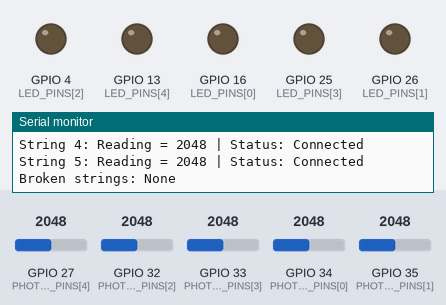
Recording of a sketch running on a simulated ESP32. Shown: output pins drawn as LEDs (lit = HIGH), the last lines printed to the serial monitor. The inputs (shaded band) are chosen by the test bench; at power-on: GPIO 27 (PHOTODIODE_PINS[4]) = 2048, GPIO 32 (PHOTODIODE_PINS[2]) = 2048, GPIO 33 (PHOTODIODE_PINS[3]) = 2048, GPIO 34 (PHOTODIODE_PINS[0]) = 2048, GPIO 35 (PHOTODIODE_PINS[1]) = 2048.

Above: at 1.2 s.
1.3 s: GPIO 27 (PHOTODIODE_PINS[4]) set to 544
2.8 s: GPIO 27 (PHOTODIODE_PINS[4]) set to 456
At 3.9 s:
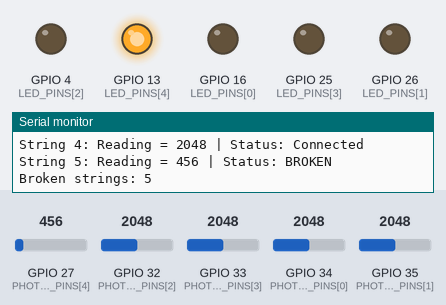
4.3 s: GPIO 32 (PHOTODIODE_PINS[2]) set to 549
5.8 s: GPIO 32 (PHOTODIODE_PINS[2]) set to 460
At 6.2 s:
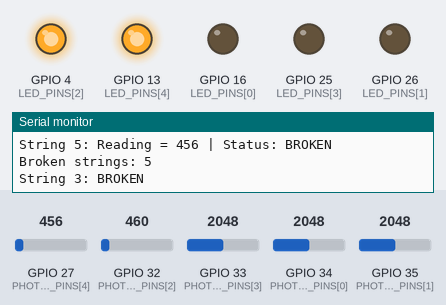
7.3 s: GPIO 33 (PHOTODIODE_PINS[3]) set to 536
8.8 s: GPIO 33 (PHOTODIODE_PINS[3]) set to 460
At 9.7 s:
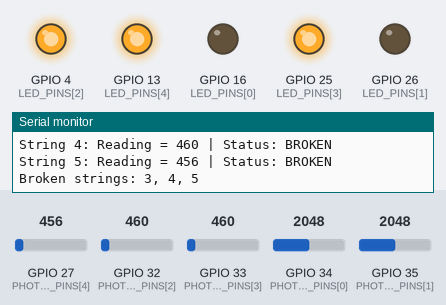
Timing chart, 0 to 11.3 s (numbered marks = the images above; inputs shaded):
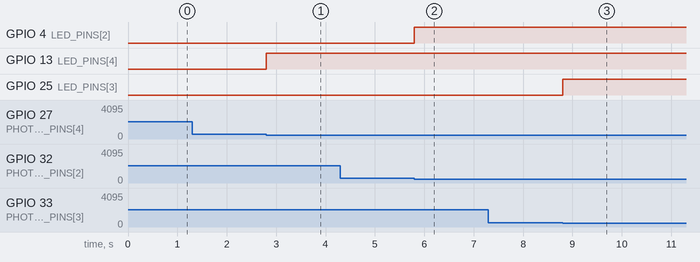

Measured:
- the behaviour switches between 512 and 511 on GPIO 27 (PHOTODIODE_PINS[4]) (found by bisection; images 0 and 1)
- the behaviour switches between 512 and 511 on GPIO 32 (PHOTODIODE_PINS[2]) (found by bisection; images 1 and 2)
- the behaviour switches between 512 and 511 on GPIO 33 (PHOTODIODE_PINS[3]) (found by bisection; images 2 and 3)
- after the input at 2.8 s, GPIO 13 (LED_PINS[4]): LOW → HIGH at once
- after the input at 5.8 s, GPIO 4 (LED_PINS[2]): LOW → HIGH at once
- after the input at 8.8 s, GPIO 25 (LED_PINS[3]): LOW → HIGH at once

The sketch:

Detection_Time_Test.ino
```cpp
const int PHOTODIODE_PINS[5] = {34, 35, 32, 33, 27}; // Photodiode input pins
const int LED_PINS[5] = {16, 26, 4, 25, 13};           // LED output pins
const int NUM_SENSORS = 5;

// Threshold value to determine if laser is broken
const int THRESHOLD = 512; // Adjust based on your readings

// Variables for timing detection
unsigned long detectionTimes[NUM_SENSORS];
bool previousStates[NUM_SENSORS];
bool timingTest = false; // Set to true to enable timing measurements

// Performance monitoring
unsigned long loopStartTime;
unsigned long maxLoopTime = 0;
unsigned long totalLoops = 0;
unsigned long loopTimeSum = 0;

void setup() {
  Serial.begin(115200);

  // Configure LED pins as outputs
  for (int i = 0; i < NUM_SENSORS; i++) {
    pinMode(LED_PINS[i], OUTPUT);
    digitalWrite(LED_PINS[i], LOW);
    previousStates[i] = false;
    detectionTimes[i] = 0;
  }

  Serial.println("Laser Break Detection System with Timing Test");
  Serial.println("Commands:");
  Serial.println("  't' - Toggle timing test mode");
  Serial.println("  'r' - Reset timing statistics");
  Serial.println("  's' - Show performance stats");
  Serial.println("=====================================");
}

void loop() {
  loopStartTime = micros(); // Start timing the loop

  // Check for serial commands
  if (Serial.available()) {
    char command = Serial.read();
    handleSerialCommand(command);
  }

  // Main detection loop
  for (int i = 0; i < NUM_SENSORS; i++) {
    unsigned long readingStartTime = micros();
    int photodiodeValue = analogRead(PHOTODIODE_PINS[i]);
    unsigned long readingTime = micros() - readingStartTime;

    bool laserBroken = photodiodeValue < THRESHOLD;

    // Detect state change and measure timing
    if (laserBroken != previousStates[i]) {
      unsigned long detectionTime = micros();
      detectionTimes[i] = detectionTime;
      previousStates[i] = laserBroken;

      // Control LED
      digitalWrite(LED_PINS[i], laserBroken ? HIGH : LOW);

      // Print timing information
      if (timingTest) {
        Serial.print(">>> TIMING: String ");
        Serial.print(i + 1);
        if (laserBroken) {
          Serial.println(" BROKEN detected!");
        } else {
          Serial.println(" RESTORED detected!");
        }
        Serial.print("    Detection timestamp: ");
        Serial.print(detectionTime);
        Serial.println(" microseconds");
        Serial.print("    ADC read time: ");
        Serial.print(readingTime);
        Serial.println(" microseconds");
        Serial.println();
      } else {
        Serial.print("String ");
        Serial.print(i + 1);
        Serial.print(": ");
        Serial.println(laserBroken ? "BROKEN" : "Connected");
      }
    } else {
      // Update LED state even if no change (ensures consistency)
      digitalWrite(LED_PINS[i], laserBroken ? HIGH : LOW);
    }
  }

  // Calculate loop performance
  unsigned long loopTime = micros() - loopStartTime;
  totalLoops++;
  loopTimeSum += loopTime;
  if (loopTime > maxLoopTime) {
    maxLoopTime = loopTime;
  }

  // Print status periodically (only when not in timing test mode)
  if (!timingTest) {
    static unsigned long lastPrint = 0;
    if (millis() - lastPrint > 500) {
      printStatus();
      lastPrint = millis();
    }
  }

  // Small delay - comment out for maximum speed testing
  delayMicroseconds(100); // 100 microseconds = 0.1ms
}

void handleSerialCommand(char command) {
  switch (command) {
    case 't':
    case 'T':
      timingTest = !timingTest;
      Serial.print("Timing test mode: ");
      Serial.println(timingTest ? "ENABLED" : "DISABLED");
      if (timingTest) {
        Serial.println("Break a laser beam to see detection timing!");
      }
      break;

    case 'r':
    case 'R':
      maxLoopTime = 0;
      totalLoops = 0;
      loopTimeSum = 0;
      Serial.println("Timing statistics reset.");
      break;

    case 's':
    case 'S':
      printPerformanceStats();
      break;
  }
}

void printStatus() {
  Serial.println("=== LASER STRING STATUS ===");

  for (int i = 0; i < NUM_SENSORS; i++) {
    int reading = analogRead(PHOTODIODE_PINS[i]);
    bool isBroken = reading < THRESHOLD;

    Serial.print("String ");
    Serial.print(i + 1);
    Serial.print(": Reading = ");
    Serial.print(reading);
    Serial.print(" | Status: ");

    if (isBroken) {
      Serial.print("BROKEN");
    } else {
      Serial.print("Connected");
    }
    Serial.println();
  }

  // Summary of broken strings
  Serial.print("Broken strings: ");
  bool anyBroken = false;
  for (int i = 0; i < NUM_SENSORS; i++) {
    if (analogRead(PHOTODIODE_PINS[i]) < THRESHOLD) {
      if (anyBroken) Serial.print(", ");
      Serial.print(i + 1);
      anyBroken = true;
    }
  }
  if (!anyBroken) {
    Serial.print("None");
  }
  Serial.println();
  Serial.println();
}

void printPerformanceStats() {
  Serial.println("=== PERFORMANCE STATISTICS ===");
  Serial.print("Total loops executed: ");
  Serial.println(totalLoops);

  if (totalLoops > 0) {
    Serial.print("Average loop time: ");
    Serial.print(loopTimeSum / totalLoops);
    Serial.println(" microseconds");

    Serial.print("Maximum loop time: ");
    Serial.print(maxLoopTime);
    Serial.println(" microseconds");

    Serial.print("Estimated detection frequency: ");
    Serial.print(1000000.0 / (loopTimeSum / totalLoops));
    Serial.println(" Hz");

    Serial.print("Theoretical minimum detection time: ");
    Serial.print(loopTimeSum / totalLoops);
    Serial.println(" microseconds");
  }
  Serial.println("===============================");
}
```
